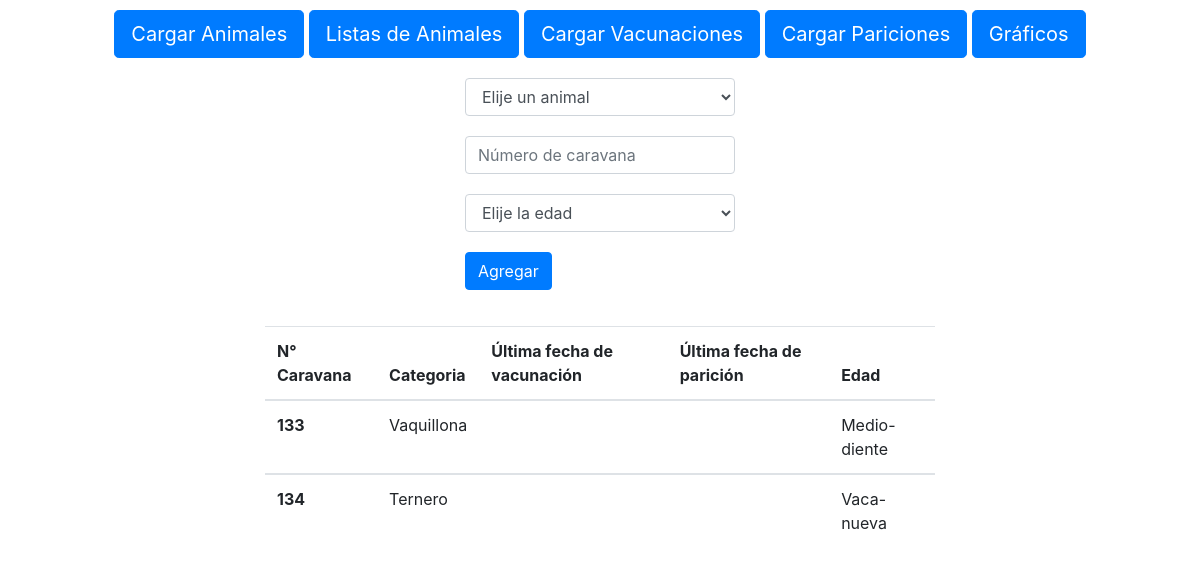
The app's page /Cargar_animales/ with its own data.
### manejo/models.py (models this page shows, shortened)
class Animales(models.Model):
  id = models.BigAutoField(primary_key=True)
  name = models.CharField(max_length=100, verbose_name="Animal")
  nro_caravana = models.IntegerField(verbose_name="Número de caravana")
  cant_pariciones = models.IntegerField(verbose_name="Cant paricion", blank=True, null=True)
  edad = models.CharField(max_length=100, verbose_name="Edad",default="")

### manejo/views.py (the view, shortened to what this page needs)
# urls.py: path('Cargar_animales/', views.carga_animal, name="cargar_animales"),
def carga_animal(request):
  animales = list(Animales.objects.values())
  vacunacion = list(Vacunacion.objects.values())
  paricion = list(Paricion.objects.values())
  ultimas_vacunaciones = Vacunacion.objects.values('id_animal_id').annotate(ultima_fecha=Max('date')).values('id_animal_id', 'ultima_fecha')
  ultimas_pariciones = Paricion.objects.values('id_animal_id').annotate(ultima_fecha=Max('date')).values('id_animal_id', 'ultima_fecha')
  if request.method == 'GET':
    return render(request, 'carga_animales.html',{
      'animales':animales,
      'vacunacion': vacunacion,
      'paricion': paricion,
      'ult_vacunacion': ultimas_vacunaciones,
      'ult_paricion': ultimas_pariciones
    })

### manejo/templates/carga_animales.html (shortened to what this page needs)
{% extends "base_template.html" %}
{% block content %}
  <form action="/Cargar_animales/" class="form-group col-3" method="POST">
    <select class="form-control" name="animal" id="animal" style="margin-bottom: 20px;">
      <option selected>Elije un animal</option>
    </select>
    <input type="number" min="1" pattern="^[0-9]+"
      class="form-control" name="caravana" id="caravana" aria-describedby="helpId" placeholder="Número de caravana" style="margin-bottom: 20px;">
    <select class="form-control" name="edad" id="edad" style="margin-bottom: 20px;">
      <option selected>Elije la edad</option>
    </select>
    <input name="" id="" class="btn btn-primary" type="submit" value="Agregar" style="margin-bottom: 20px;">
  </form>
  <div class="tabla col-7">
    <table class="table">
      <thead>
        <tr>
          <th scope="col">N° Caravana</th>
          <th scope="col">Categoria</th>
          <th scope="col">Última fecha de vacunación</th>
          <th scope="col">Última fecha de parición</th>
          <th scope="col">Edad</th>
        </tr>
      </thead>
      {% for animal in animales %}
      <tbody>
        <tr>
          <th scope="row">{{animal.nro_caravana}}</th>
          <td>{{animal.name}}</td>
          <td>
          </td>
          <td>
          </td>
          <td>{{animal.edad}}</td>
        </tr>
      </tbody>
      {% endfor %}
    </table>
  </div>
{% endblock %}

### manejo/static/css/styles.css (style rules this page uses)
* { margin: 0; padding: 0; box-sizing: border-box; }

### records on screen
Animales: nro_caravana "133", name "Vaquillona", edad "Medio-diente"
Animales: nro_caravana "134", name "Ternero", edad "Vaca-nueva"
